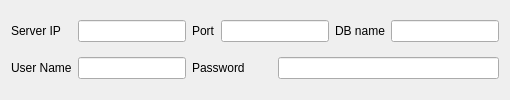
             <widget class="QWidget" name="tab_5">
              <attribute name="title">
               <string>Remote DB</string>
              </attribute>
              <layout class="QGridLayout" name="gridLayout_15">
               <item row="0" column="5">
                <widget class="QLabel" name="label_9">
                 <property name="text">
                  <string>DB name</string>
                 </property>
                </widget>
               </item>
               <item row="0" column="6">
                <widget class="QLineEdit" name="DBnameinput"/>
               </item>
               <item row="1" column="1">
                <widget class="QLineEdit" name="Userinput"/>
               </item>
               <item row="1" column="0">
                <widget class="QLabel" name="label_11">
                 <property name="text">
                  <string>User Name</string>
                 </property>
                </widget>
               </item>
               <item row="0" column="3" colspan="2">
                <widget class="QLineEdit" name="Portinput"/>
               </item>
               <item row="1" column="2" colspan="2">
                <widget class="QLabel" name="label_12">
                 <property name="text">
                  <string>Password</string>
                 </property>
                </widget>
               </item>
               <item row="0" column="0">
                <widget class="QLabel" name="label_7">
                 <property name="text">
                  <string>Server IP</string>
                 </property>
                </widget>
               </item>
               <item row="1" column="4" colspan="3">
                <widget class="QLineEdit" name="Passinput"/>
               </item>
               <item row="0" column="2">
                <widget class="QLabel" name="label_13">
                 <property name="text">
                  <string>Port</string>
                 </property>
                </widget>
               </item>
               <item row="0" column="1">
                <widget class="QLineEdit" name="IPinput"/>
               </item>
              </layout>
             </widget>
